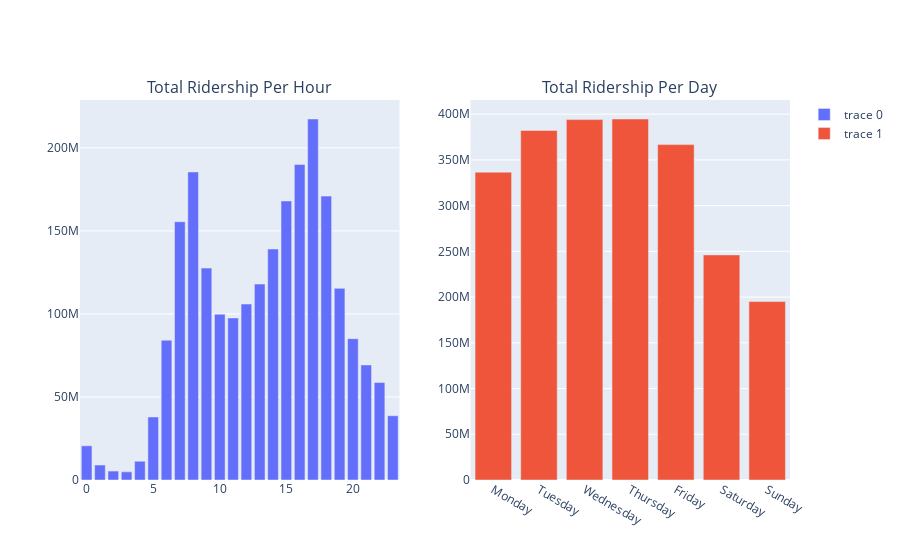

Notebook code for this chart:
### Code cell
fig = make_subplots(
    rows=1, cols=2,
    subplot_titles=("Total Ridership Per Hour", "Total Ridership Per Day"))
fig.add_trace(go.Bar(x=hourly_data_total_ridership.hour,
                     y=hourly_data_total_ridership["total ridership"]),
             row=1,col=1)
fig.add_trace(go.Bar(x=hourly_data_total_ridership_days.weekdays,
                    y=hourly_data_total_ridership_days["total ridership"]),
             row=1,col=2)

### Figure 1 — Plotly figure (JSON) as saved in the notebook; plotly's stock layout.template omitted (floating-point values rounded to 4 significant figures)
{"data": [{"type": "bar", "x": [0, 1, 2, 3, 4, 5, 6, 7, 8, 9, 10, 11, 12, 13, 14, 15, 16, 17, 18, 19, 20, 21, 22, 23], "xaxis": "x", "y": [20575812, 9008975, 5359460, 4906904, 11307427, 37936959, 84185265, 155510449, 185465443, 127594178, 99848513, 97568728, 105955270, 117985822, 139082680, 168002935, 189931926, 217353326, 170932750, 115381298, 85072666, 69277016, 58667993, 38688023], "yaxis": "y"}, {"type": "bar", "x": ["Monday", "Tuesday", "Wednesday", "Thursday", "Friday", "Saturday", "Sunday"], "xaxis": "x2", "y": [336612101, 382239331, 394047914, 394729967, 366721443, 246152367, 195096695], "yaxis": "y2"}], "layout": {"annotations": [{"font": {"size": 16}, "showarrow": false, "text": "Total Ridership Per Hour", "x": 0.225, "xanchor": "center", "xref": "paper", "y": 1, "yanchor": "bottom", "yref": "paper"}, {"font": {"size": 16}, "showarrow": false, "text": "Total Ridership Per Day", "x": 0.775, "xanchor": "center", "xref": "paper", "y": 1, "yanchor": "bottom", "yref": "paper"}], "xaxis": {"anchor": "y", "domain": [0, 0.45]}, "xaxis2": {"anchor": "y2", "domain": [0.55, 1]}, "yaxis": {"anchor": "x", "domain": [0, 1]}, "yaxis2": {"anchor": "x2", "domain": [0, 1]}}}
